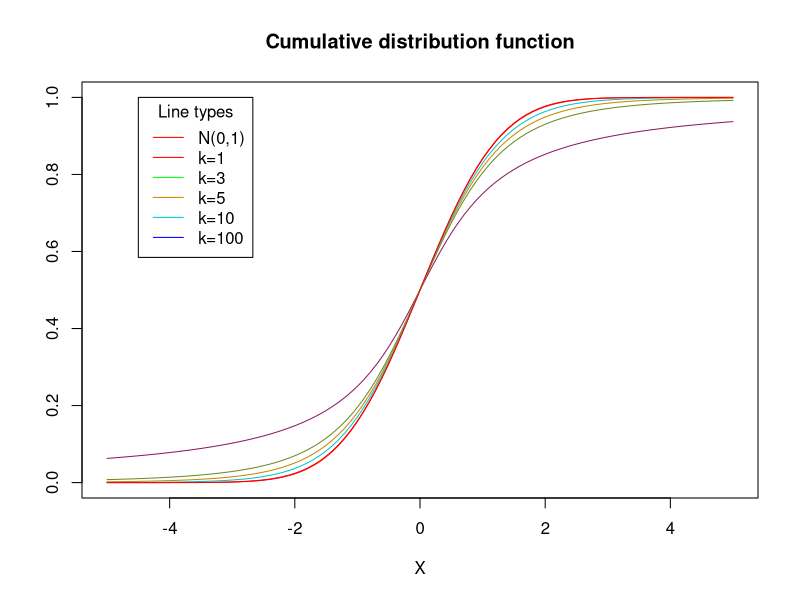

Generate this figure with R:
curve(pnorm(x,0,1), xlim=c(-5,5),ylim=c(0,1), type="l", col="red", main="Cumulative distribution function", xlab='X', ylab=' ')
curve(pt(x,1), col="maroon4", add=TRUE)
curve(pt(x,3), col="olivedrab4", add=TRUE)
curve(pt(x,5), col="orange3", add=TRUE)
curve(pt(x,10), col="turquoise3", add=TRUE)
curve(pt(x,100), col="red", add=TRUE)
legend(-4.5,1,c("N(0,1)","k=1","k=3","k=5","k=10", "k=100"),
       col=c("red","red","green","orange3", "turquoise3", "blue"), lty=1, cex=1,
       title="Line types")